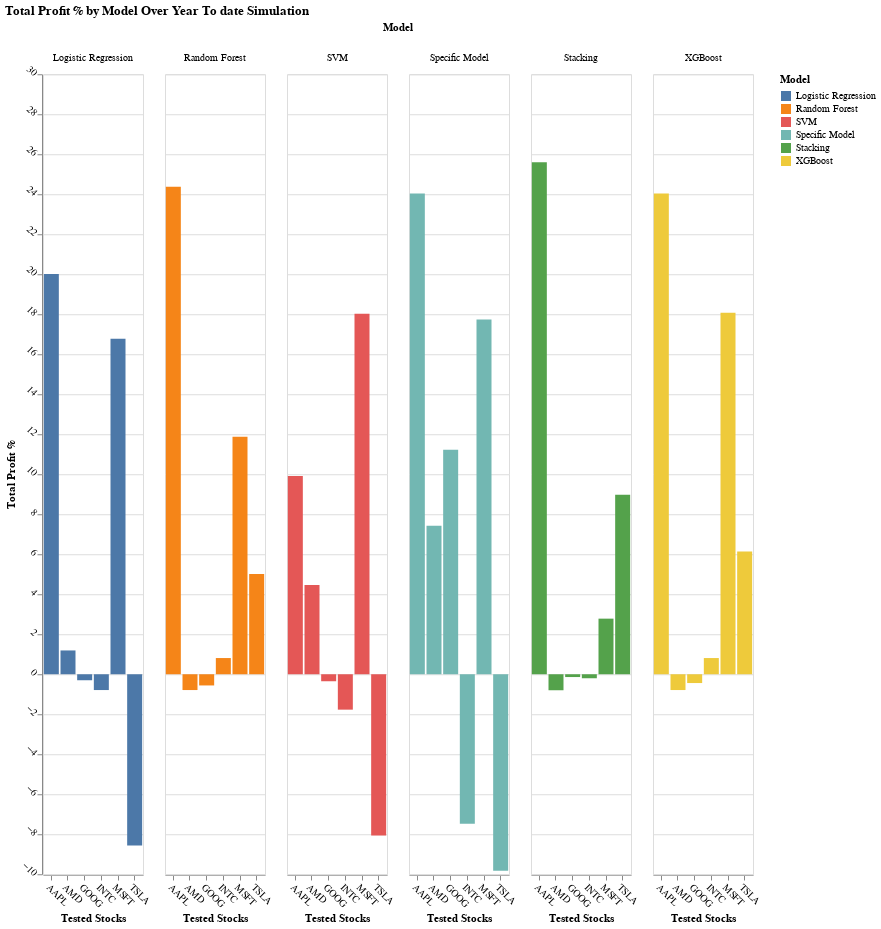

The cell this chart's notebook holds for it:
### Code cell
import altair as alt

chart = alt.Chart(modelComparison).mark_bar().encode(
    x=alt.X('Stock:N', title='Tested Stocks'),
    y=alt.Y('Total Profit %:Q', title='Total Profit %'),
    color='Model:N',
    column='Model:O'
).properties(
    width=100,
    height=800,
    title='Total Profit % by Model Over Year To date Simulation',
    center=True
).configure_axis(
    labelAngle=45
)

chart.display()

### Figure 1 — Vega-Lite specification as saved in the notebook (floating-point values rounded to 4 significant figures)
{"config": {"view": {"continuousWidth": 300, "continuousHeight": 300}, "axis": {"labelAngle": 45}}, "data": {"name": "data-bd728a095e57adb0759d62a4c19f41f6"}, "mark": {"type": "bar"}, "center": true, "encoding": {"color": {"field": "Model", "type": "nominal"}, "column": {"field": "Model", "type": "ordinal"}, "x": {"field": "Stock", "title": "Tested Stocks", "type": "nominal"}, "y": {"field": "Total Profit %", "title": "Total Profit %", "type": "quantitative"}}, "height": 800, "title": "Total Profit % by Model Over Year To date Simulation", "width": 100, "$schema": "https://vega.github.io/schema/vega-lite/v5.20.1.json", "datasets": {"data-bd728a095e57adb0759d62a4c19f41f6": [{"Model": "Specific Model", "Stock": "TSLA", "Final Portfolio Value": 9017.0, "Total Profit %": -9.83}, {"Model": "Logistic Regression", "Stock": "TSLA", "Final Portfolio Value": 9144.0, "Total Profit %": -8.56}, {"Model": "SVM", "Stock": "TSLA", "Final Portfolio Value": 9194.0, "Total Profit %": -8.06}, {"Model": "Specific Model", "Stock": "INTC", "Final Portfolio Value": 9253.0, "Total Profit %": -7.47}, {"Model": "SVM", "Stock": "INTC", "Final Portfolio Value": 9823.0, "Total Profit %": -1.77}, {"Model": "Stacking", "Stock": "AMD", "Final Portfolio Value": 9921.0, "Total Profit %": -0.8}, {"Model": "Logistic Regression", "Stock": "INTC", "Final Portfolio Value": 9921.0, "Total Profit %": -0.79}, {"Model": "XGBoost", "Stock": "AMD", "Final Portfolio Value": 9921.0, "Total Profit %": -0.79}, {"Model": "Random Forest", "Stock": "AMD", "Final Portfolio Value": 9921.0, "Total Profit %": -0.79}, {"Model": "Random Forest", "Stock": "GOOG", "Final Portfolio Value": 9944.0, "Total Profit %": -0.56}, {"Model": "XGBoost", "Stock": "GOOG", "Final Portfolio Value": 9957.0, "Total Profit %": -0.44}, {"Model": "SVM", "Stock": "GOOG", "Final Portfolio Value": 9965.0, "Total Profit %": -0.35}, {"Model": "Logistic Regression", "Stock": "GOOG", "Final Portfolio Value": 9970.0, "Total Profit %": -0.3}, {"Model": "Stacking", "Stock": "INTC", "Final Portfolio Value": 9981.0, "Total Profit %": -0.2}, {"Model": "Random Forest", "Stock": "INTC", "Final Portfolio Value": 9981.0, "Total Profit %": 0.81}, {"Model": "XGBoost", "Stock": "INTC", "Final Portfolio Value": 9981.0, "Total Profit %": 0.81}, {"Model": "Stacking", "Stock": "GOOG", "Final Portfolio Value": 9986.0, "Total Profit %": -0.14}, {"Model": "Logistic Regression", "Stock": "AMD", "Final Portfolio Value": 10190.0, "Total Profit %": 1.19}, {"Model": "Stacking", "Stock": "MSFT", "Final Portfolio Value": 10280.0, "Total Profit %": 2.78}, {"Model": "SVM", "Stock": "AMD", "Final Portfolio Value": 10450.0, "Total Profit %": 4.46}, {"Model": "Random Forest", "Stock": "TSLA", "Final Portfolio Value": 10500.0, "Total Profit %": 5.01}, {"Model": "XGBoost", "Stock": "TSLA", "Final Portfolio Value": 10610.0, "Total Profit %": 6.14}, {"Model": "Specific Model", "Stock": "AMD", "Final Portfolio Value": 10740.0, "Total Profit %": 7.43}, {"Model": "Stacking", "Stock": "TSLA", "Final Portfolio Value": 10900.0, "Total Profit %": 8.98}, {"Model": "SVM", "Stock": "AAPL", "Final Portfolio Value": 10990.0, "Total Profit %": 9.91}, {"Model": "Specific Model", "Stock": "GOOG", "Final Portfolio Value": 11120.0, "Total Profit %": 11.23}, {"Model": "Random Forest", "Stock": "MSFT", "Final Portfolio Value": 11190.0, "Total Profit %": 11.87}, {"Model": "Logistic Regression", "Stock": "MSFT", "Final Portfolio Value": 11680.0, "Total Profit %": 16.77}, {"Model": "Specific Model", "Stock": "MSFT", "Final Portfolio Value": 11770.0, "Total Profit %": 17.74}, {"Model": "SVM", "Stock": "MSFT", "Final Portfolio Value": 11800.0, "Total Profit %": 18.03}, {"Model": "XGBoost", "Stock": "MSFT", "Final Portfolio Value": 11810.0, "Total Profit %": 18.08}, {"Model": "Logistic Regression", "Stock": "AAPL", "Final Portfolio Value": 12010.0, "Total Profit %": 20.01}, {"Model": "Specific Model", "Stock": "AAPL", "Final Portfolio Value": 12400.0, "Total Profit %": 24.04}, {"Model": "XGBoost", "Stock": "AAPL", "Final Portfolio Value": 12400.0, "Total Profit %": 24.04}, {"Model": "Random Forest", "Stock": "AAPL", "Final Portfolio Value": 12440.0, "Total Profit %": 24.38}, {"Model": "Stacking", "Stock": "AAPL", "Final Portfolio Value": 12560.0, "Total Profit %": 25.6}]}}
